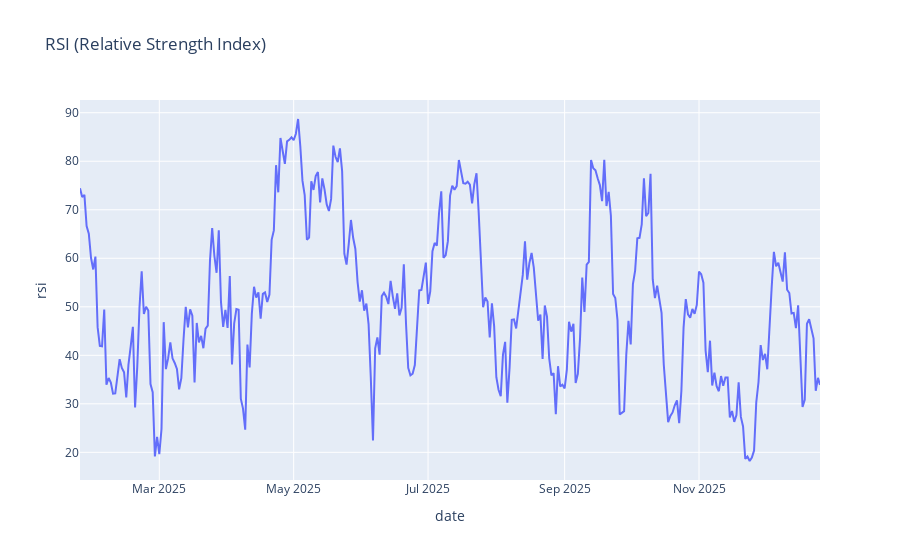

The notebook cell saved with this chart:
### Markdown cell above
Las medias móviles suavizan el ruido del precio y permiten identificar tendencias a corto
y medio plazo. Los cruces entre medias móviles sugieren posibles cambios de tendencia.

### Code cell
fig = px.line(df, x="date", y="rsi", title="RSI (Relative Strength Index)")
fig.show()

### Figure 1 — Plotly figure (JSON) as saved in the notebook; plotly's stock layout.template omitted (floating-point values rounded to 4 significant figures; data arrays with more than 128 entries replaced by an {"elided": "..."} marker saying what was removed)
{"data": [{"hovertemplate": "date=%{x}<br>rsi=%{y}<extra></extra>", "legendgroup": "", "line": {"color": "#636efa", "dash": "solid"}, "marker": {"symbol": "circle"}, "mode": "lines", "name": "", "orientation": "v", "showlegend": false, "type": "scatter", "x": {"elided": "337 str values"}, "xaxis": "x", "y": {"elided": "337 float values"}, "yaxis": "y"}], "layout": {"legend": {"tracegroupgap": 0}, "title": {"text": "RSI (Relative Strength Index)"}, "xaxis": {"anchor": "y", "domain": [0, 1], "title": {"text": "date"}}, "yaxis": {"anchor": "x", "domain": [0, 1], "title": {"text": "rsi"}}}}
